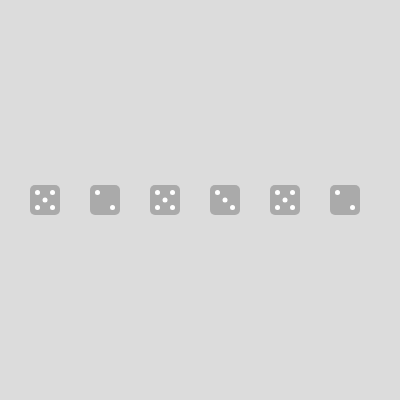
Frame 1 (no input)
Frame 60 (no input): identical to frame 1, image omitted
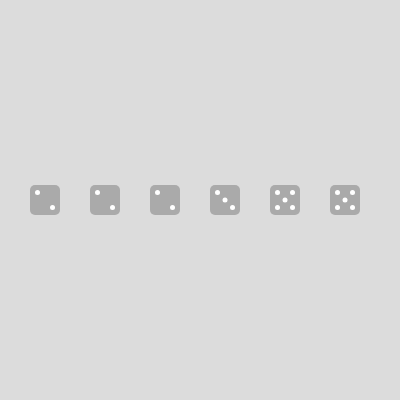
Frame 120 (the mouse pressed at the canvas centre since frame 60)

The p5.js sketch that drew these frames (run headless with seeded random() and noise() and a simulated clock; from frame 60 on, the mouse is pressed at the canvas centre):

// p5.js sketch
// ── sketch.js
let diceSize = 30;
let yPos;
let numberArray;

function setup() {
  createCanvas(400, 400);
  yPos = height / 2 - diceSize / 2;
  numberArray = new Array(6);
  for (let i = 0; i < 6; i++) {
    numberArray[i] = floor(random(1, 7));
  }
}

function draw() {
  background(220);

  translate(diceSize, yPos);
  for (let i = 0; i < 6; i++) {
    drawDice(numberArray[i]);
    translate(diceSize * 2, 0);
  }
}

function drawDice(number) {
  fill(170);
  noStroke();
  rect(0, 0, diceSize, diceSize, 5);
  fill(255);
  let dotSize = diceSize / 6;
  switch (number) {
    case 1:
      circle(diceSize / 2, diceSize / 2, dotSize);
      break;
    case 2:
      circle(diceSize / 4, diceSize / 4, dotSize);
      circle((diceSize * 3) / 4, (diceSize * 3) / 4, dotSize);
      break;
    case 3:
      circle(diceSize / 4, diceSize / 4, dotSize);
      circle(diceSize / 2, diceSize / 2, dotSize);
      circle((diceSize * 3) / 4, (diceSize * 3) / 4, dotSize);
      break;
    case 4:
      circle(diceSize / 4, diceSize / 4, dotSize);
      circle((diceSize * 3) / 4, (diceSize * 3) / 4, dotSize);
      circle((diceSize * 3) / 4, diceSize / 4, dotSize);
      circle(diceSize / 4, (diceSize * 3) / 4, dotSize);
      break;
    case 5:
      circle(diceSize / 2, diceSize / 2, dotSize);
      circle(diceSize / 4, diceSize / 4, dotSize);
      circle((diceSize * 3) / 4, (diceSize * 3) / 4, dotSize);
      circle((diceSize * 3) / 4, diceSize / 4, dotSize);
      circle(diceSize / 4, (diceSize * 3) / 4, dotSize);
      break;
    case 6:
      circle(diceSize / 4, diceSize / 2, dotSize);
      circle((diceSize * 3) / 4, diceSize / 2, dotSize);
      circle(diceSize / 4, diceSize / 4, dotSize);
      circle((diceSize * 3) / 4, (diceSize * 3) / 4, dotSize);
      circle((diceSize * 3) / 4, diceSize / 4, dotSize);
      circle(diceSize / 4, (diceSize * 3) / 4, dotSize);
      break;
  }
}

function mousePressed() {
  for (let i = 0; i < 6; i++) {
    numberArray[i] = floor(random(1, 7));
  }
}
